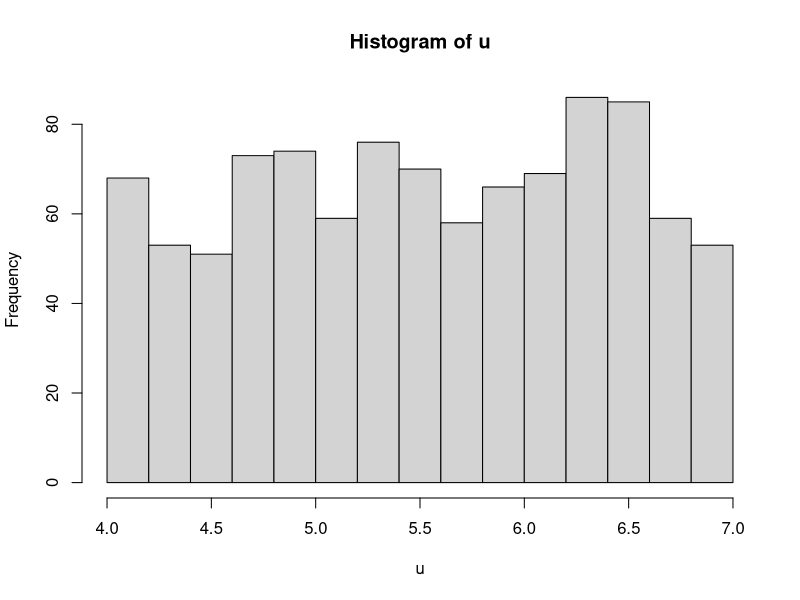

Here is the R script that generated this plot:
## ---- chunk 1
knitr::opts_chunk$set(echo = TRUE)
## ---- chunk 2
y<-runif(1000,1,2)
u<-3*y+1
hist(u)
